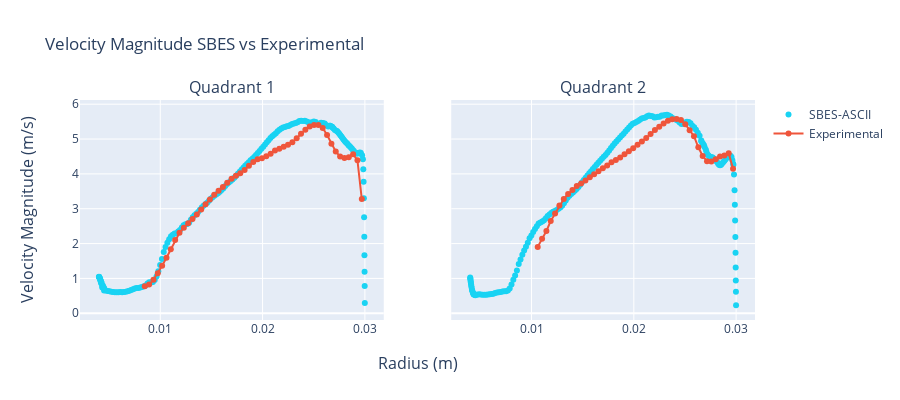

The notebook cell saved with this chart:
### Code cell
color10_16 = ['#636EFA', '#EF553B', '#00CC96', '#AB63FA', '#FFA15A', '#19D3F3', '#FF6692', '#B6E880', '#FF97FF',
              '#FECB52']
fig = make_subplots(
    rows=1,
    cols=2,
    shared_yaxes=True,
    x_title="Radius (m)",
    y_title="Velocity Magnitude (m/s)",
    subplot_titles=("Quadrant 1", "Quadrant 2"))


fig.add_trace(go.Scatter(x=quad_ascii["Q1"]['radius_bin_mean'],
                         y=quad_ascii["Q1"]['velocity-magnitude_bin_mean'],
                         mode='markers',
                         name='SBES-ASCII',
                         line=dict(color=color10_16[5])),
              row=1, col=1)

fig.add_trace(go.Scatter(x=C5_Experimental["Q1"]['radius'],
                         y=C5_Experimental["Q1"]['Velocity_Magnitude'],
                         mode='markers+lines',
                         name='Experimental',
                         line=dict(color=color10_16[1])),
              row=1, col=1)

fig.add_trace(go.Scatter(x=quad_ascii["Q2"]['radius_bin_mean'],
                         y=quad_ascii["Q2"]['velocity-magnitude_bin_mean'],
                         mode='markers',
                         name='SBES-ASCII',
                         line=dict(color=color10_16[5]),
                         showlegend=False),
              row=1, col=2)


fig.add_trace(go.Scatter(x=C5_Experimental["Q2"]['radius'],
                         y=C5_Experimental["Q2"]['Velocity_Magnitude'],
                         mode='markers+lines',
                         name='Experimental',
                         line=dict(color=color10_16[1]),
                         showlegend=False),
              row=1, col=2)




fig.update_layout(height=400, width=900,
                  title_text="Velocity Magnitude SBES vs Experimental")

fig.show()

### Figure 1 — Plotly figure (JSON) as saved in the notebook; plotly's stock layout.template omitted (floating-point values rounded to 4 significant figures; data arrays with more than 128 entries replaced by an {"elided": "..."} marker saying what was removed)
{"data": [{"line": {"color": "#19D3F3"}, "mode": "markers", "name": "SBES-ASCII", "type": "scatter", "x": {"elided": "184 float values"}, "xaxis": "x", "y": {"elided": "184 float values"}, "yaxis": "y"}, {"line": {"color": "#EF553B"}, "mode": "markers+lines", "name": "Experimental", "type": "scatter", "x": [0.008485, 0.00891, 0.009334, 0.009758, 0.01018, 0.01061, 0.01103, 0.01146, 0.01188, 0.0123, 0.01273, 0.01315, 0.01358, 0.014, 0.01442, 0.01485, 0.01527, 0.0157, 0.01612, 0.01655, 0.01697, 0.01739, 0.01782, 0.01824, 0.01867, 0.01909, 0.01952, 0.01994, 0.02036, 0.02079, 0.02121, 0.02164, 0.02206, 0.02249, 0.02291, 0.02333, 0.02376, 0.02418, 0.02461, 0.02503, 0.02546, 0.02588, 0.0263, 0.02673, 0.02715, 0.02758, 0.028, 0.02843, 0.02885, 0.02927, 0.0297], "xaxis": "x", "y": [0.7726, 0.8215, 0.9621, 1.146, 1.364, 1.591, 1.838, 2.1, 2.312, 2.454, 2.583, 2.708, 2.836, 2.976, 3.128, 3.263, 3.398, 3.517, 3.627, 3.746, 3.857, 3.947, 4.018, 4.113, 4.231, 4.34, 4.417, 4.45, 4.503, 4.58, 4.673, 4.721, 4.781, 4.839, 4.91, 5.021, 5.149, 5.27, 5.358, 5.406, 5.4, 5.315, 5.115, 4.861, 4.645, 4.497, 4.454, 4.481, 4.565, 4.388, 3.278], "yaxis": "y"}, {"line": {"color": "#19D3F3"}, "mode": "markers", "name": "SBES-ASCII", "showlegend": false, "type": "scatter", "x": {"elided": "186 float values"}, "xaxis": "x2", "y": {"elided": "186 float values"}, "yaxis": "y2"}, {"line": {"color": "#EF553B"}, "mode": "markers+lines", "name": "Experimental", "showlegend": false, "type": "scatter", "x": [0.01061, 0.01103, 0.01146, 0.01188, 0.0123, 0.01273, 0.01315, 0.01358, 0.014, 0.01442, 0.01485, 0.01527, 0.0157, 0.01612, 0.01655, 0.01697, 0.01739, 0.01782, 0.01824, 0.01867, 0.01909, 0.01952, 0.01994, 0.02036, 0.02079, 0.02121, 0.02164, 0.02206, 0.02249, 0.02291, 0.02333, 0.02376, 0.02418, 0.02461, 0.02503, 0.02546, 0.02588, 0.0263, 0.02673, 0.02715, 0.02758, 0.028, 0.02843, 0.02885, 0.02927, 0.0297], "xaxis": "x2", "y": [1.905, 2.141, 2.361, 2.65, 2.865, 3.093, 3.277, 3.42, 3.537, 3.649, 3.727, 3.813, 3.906, 3.989, 4.078, 4.165, 4.239, 4.333, 4.402, 4.469, 4.56, 4.653, 4.735, 4.837, 4.926, 5.027, 5.143, 5.261, 5.356, 5.443, 5.526, 5.572, 5.576, 5.543, 5.428, 5.251, 5.081, 4.762, 4.513, 4.366, 4.358, 4.421, 4.496, 4.525, 4.592, 4.148], "yaxis": "y2"}], "layout": {"annotations": [{"font": {"size": 16}, "showarrow": false, "text": "Quadrant 1", "x": 0.225, "xanchor": "center", "xref": "paper", "y": 1.0, "yanchor": "bottom", "yref": "paper"}, {"font": {"size": 16}, "showarrow": false, "text": "Quadrant 2", "x": 0.775, "xanchor": "center", "xref": "paper", "y": 1.0, "yanchor": "bottom", "yref": "paper"}, {"font": {"size": 16}, "showarrow": false, "text": "Radius (m)", "x": 0.5, "xanchor": "center", "xref": "paper", "y": 0, "yanchor": "top", "yref": "paper", "yshift": -30}, {"font": {"size": 16}, "showarrow": false, "text": "Velocity Magnitude (m/s)", "textangle": -90, "x": 0, "xanchor": "right", "xref": "paper", "xshift": -40, "y": 0.5, "yanchor": "middle", "yref": "paper"}], "height": 400, "title": {"text": "Velocity Magnitude SBES vs Experimental"}, "width": 900, "xaxis": {"anchor": "y", "domain": [0.0, 0.45]}, "xaxis2": {"anchor": "y2", "domain": [0.55, 1.0]}, "yaxis": {"anchor": "x", "domain": [0.0, 1.0]}, "yaxis2": {"anchor": "x2", "domain": [0.0, 1.0], "matches": "y", "showticklabels": false}}}
